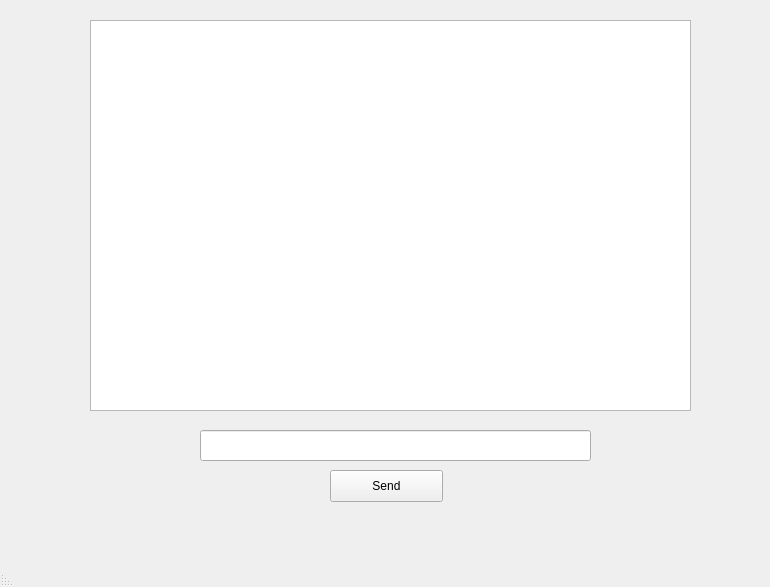
<?xml version="1.0" encoding="UTF-8"?>
<ui version="4.0">
 <class>MainWindow</class>
 <widget class="QMainWindow" name="MainWindow">
  <property name="geometry">
   <rect>
    <x>0</x>
    <y>0</y>
    <width>770</width>
    <height>587</height>
   </rect>
  </property>
  <property name="windowTitle">
   <string>MainWindow</string>
  </property>
  <property name="layoutDirection">
   <enum>Qt::RightToLeft</enum>
  </property>
  <widget class="QWidget" name="centralwidget">
   <widget class="QLineEdit" name="lineEdit">
    <property name="geometry">
     <rect>
      <x>200</x>
      <y>430</y>
      <width>391</width>
      <height>31</height>
     </rect>
    </property>
    <property name="palette">
     <palette>
      <active>
       <colorrole role="Text">
        <brush brushstyle="SolidPattern">
         <color alpha="255">
          <red>128</red>
          <green>0</green>
          <blue>128</blue>
         </color>
        </brush>
       </colorrole>
      </active>
      <inactive>
       <colorrole role="Text">
        <brush brushstyle="SolidPattern">
         <color alpha="255">
          <red>128</red>
          <green>0</green>
          <blue>128</blue>
         </color>
        </brush>
       </colorrole>
      </inactive>
      <disabled>
       <colorrole role="Text">
        <brush brushstyle="SolidPattern">
         <color alpha="255">
          <red>127</red>
          <green>127</green>
          <blue>127</blue>
         </color>
        </brush>
       </colorrole>
      </disabled>
     </palette>
    </property>
    <property name="autoFillBackground">
     <bool>false</bool>
    </property>
    <property name="inputMethodHints">
     <set>Qt::ImhLowercaseOnly</set>
    </property>
    <property name="inputMask">
     <string extracomment="lol"/>
    </property>
    <property name="text">
     <string/>
    </property>
    <property name="readOnly">
     <bool>false</bool>
    </property>
    <property name="placeholderText">
     <string extracomment="lol"/>
    </property>
    <property name="cursorMoveStyle">
     <enum>Qt::LogicalMoveStyle</enum>
    </property>
    <property name="clearButtonEnabled">
     <bool>true</bool>
    </property>
   </widget>
   <widget class="QTextEdit" name="textEdit">
    <property name="geometry">
     <rect>
      <x>90</x>
      <y>20</y>
      <width>601</width>
      <height>391</height>
     </rect>
    </property>
    <property name="readOnly">
     <bool>true</bool>
    </property>
    <property name="textInteractionFlags">
     <set>Qt::NoTextInteraction</set>
    </property>
   </widget>
   <widget class="QPushButton" name="pushButton">
    <property name="geometry">
     <rect>
      <x>330</x>
      <y>470</y>
      <width>113</width>
      <height>32</height>
     </rect>
    </property>
    <property name="text">
     <string>Send</string>
    </property>
   </widget>
  </widget>
  <widget class="QStatusBar" name="statusbar"/>
 </widget>
 <resources/>
 <connections/>
</ui>
